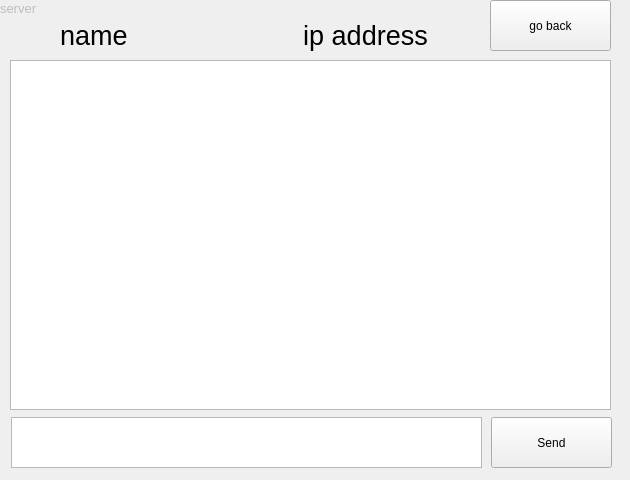
<?xml version="1.0" encoding="UTF-8"?>
<ui version="4.0">
 <class>Server</class>
 <widget class="QWidget" name="Server">
  <property name="geometry">
   <rect>
    <x>0</x>
    <y>0</y>
    <width>630</width>
    <height>480</height>
   </rect>
  </property>
  <property name="windowTitle">
   <string>Form</string>
  </property>
  <widget class="QTextEdit" name="textEdit_serverChatView">
   <property name="geometry">
    <rect>
     <x>10</x>
     <y>60</y>
     <width>601</width>
     <height>350</height>
    </rect>
   </property>
   <property name="readOnly">
    <bool>true</bool>
   </property>
  </widget>
  <widget class="QTextEdit" name="textEdit_serverWrite">
   <property name="geometry">
    <rect>
     <x>11</x>
     <y>417</y>
     <width>471</width>
     <height>51</height>
    </rect>
   </property>
  </widget>
  <widget class="QPushButton" name="pushButton_serverSend">
   <property name="geometry">
    <rect>
     <x>491</x>
     <y>417</y>
     <width>121</width>
     <height>51</height>
    </rect>
   </property>
   <property name="text">
    <string>Send</string>
   </property>
  </widget>
  <widget class="QLabel" name="label_2">
   <property name="enabled">
    <bool>false</bool>
   </property>
   <property name="geometry">
    <rect>
     <x>0</x>
     <y>0</y>
     <width>59</width>
     <height>16</height>
    </rect>
   </property>
   <property name="font">
    <font>
     <pointsize>10</pointsize>
    </font>
   </property>
   <property name="text">
    <string>server</string>
   </property>
  </widget>
  <widget class="QPushButton" name="pushButton_serverExit">
   <property name="geometry">
    <rect>
     <x>490</x>
     <y>0</y>
     <width>121</width>
     <height>51</height>
    </rect>
   </property>
   <property name="text">
    <string>go back</string>
   </property>
  </widget>
  <widget class="QLabel" name="label_serverAddress">
   <property name="geometry">
    <rect>
     <x>260</x>
     <y>20</y>
     <width>211</width>
     <height>31</height>
    </rect>
   </property>
   <property name="font">
    <font>
     <pointsize>20</pointsize>
    </font>
   </property>
   <property name="text">
    <string>ip address</string>
   </property>
   <property name="alignment">
    <set>Qt::AlignCenter</set>
   </property>
   <property name="textInteractionFlags">
    <set>Qt::LinksAccessibleByMouse|Qt::TextSelectableByMouse</set>
   </property>
  </widget>
  <widget class="QLabel" name="label_name">
   <property name="geometry">
    <rect>
     <x>60</x>
     <y>20</y>
     <width>171</width>
     <height>31</height>
    </rect>
   </property>
   <property name="font">
    <font>
     <pointsize>20</pointsize>
    </font>
   </property>
   <property name="text">
    <string>name</string>
   </property>
  </widget>
 </widget>
 <resources/>
 <connections/>
</ui>
